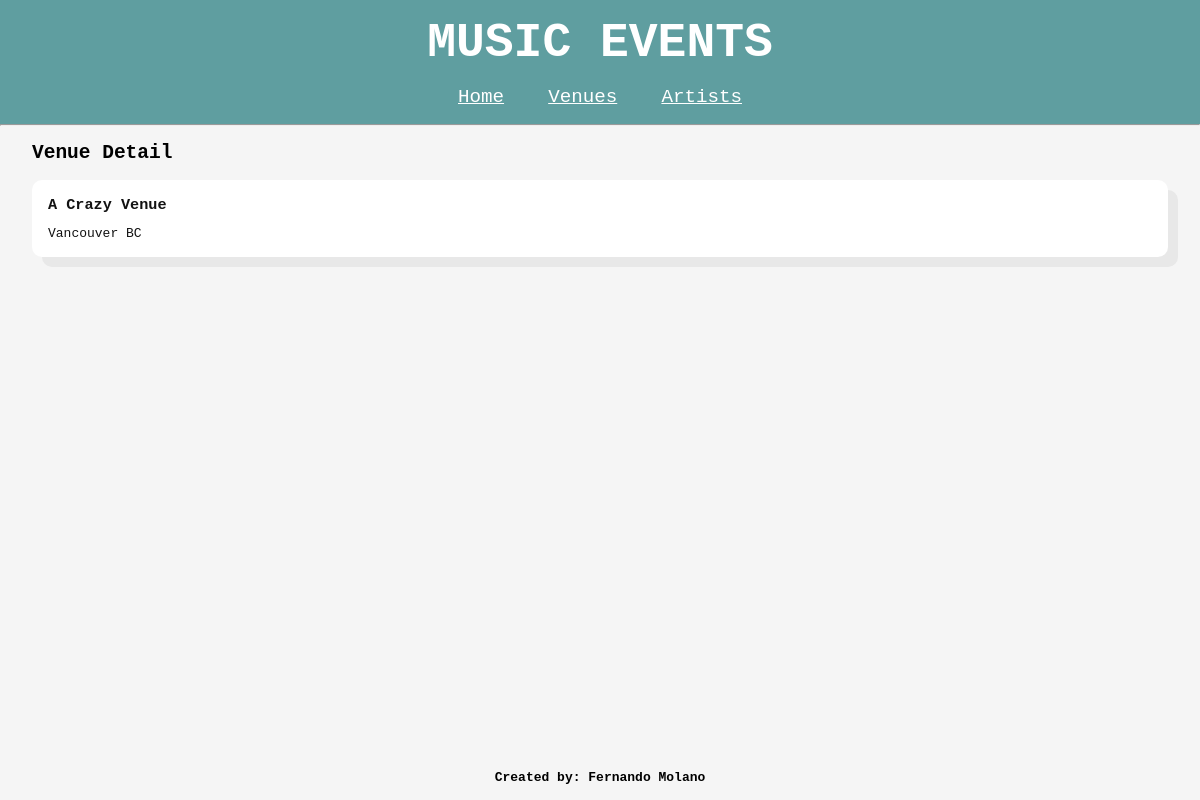
Screenshot of /venues/detail/14/ with the database file from the repository.
### music_events/models.py (models this page shows, shortened)
class Venue(models.Model):
    name = models.CharField(max_length=200, blank=False, unique=True)
    city = models.CharField(max_length=200, blank=False)
    state = models.CharField(max_length=2, blank=False)

### music_events/views.py (the view)
# urls.py: path('venues/detail/<int:venue_pk>/', views.venue_detail, name='venue_detail'),
def venue_detail(request, venue_pk):
    venue = get_object_or_404(Venue, pk=venue_pk)
    return render(request, 'music_events/venues/venue_detail.html', {'venue': venue})

### music_events/templates/music_events/venues/venue_detail.html
{% extends 'music_events/base.html' %} {% block content %}
<h2 id="venue-detail-title">Venue Detail</h2>
<div class="row">
  <h3 id="venue-name">{{ venue.name }}</h3>
  <p>
    <span id="venue-city">{{ venue.city }}</span>
    <span id="venue-state">{{ venue.state }}</span>
  </p>
</div>
{% endblock %}

### music_events/static/css/global.css (style rules this page uses)
* { margin: 0; padding: 0; box-sizing: border-box; }
:root { --primary-color-bg: cadetblue; --row-bg: white; }
body { font-family: monospace; background: whitesmoke; color: black; }
h2 { margin-bottom: 1rem; }
.row { background-color: var(--row-bg); border-radius: 10px; margin-bottom: 1rem; padding: 1rem; color: #121212; box-shadow: 10px 10px #e8e8e8; display: flex; flex-direction: column; gap: 12px; }

### rows the page displays
Venue: name "A Crazy Venue", city "Vancouver", state "BC"
